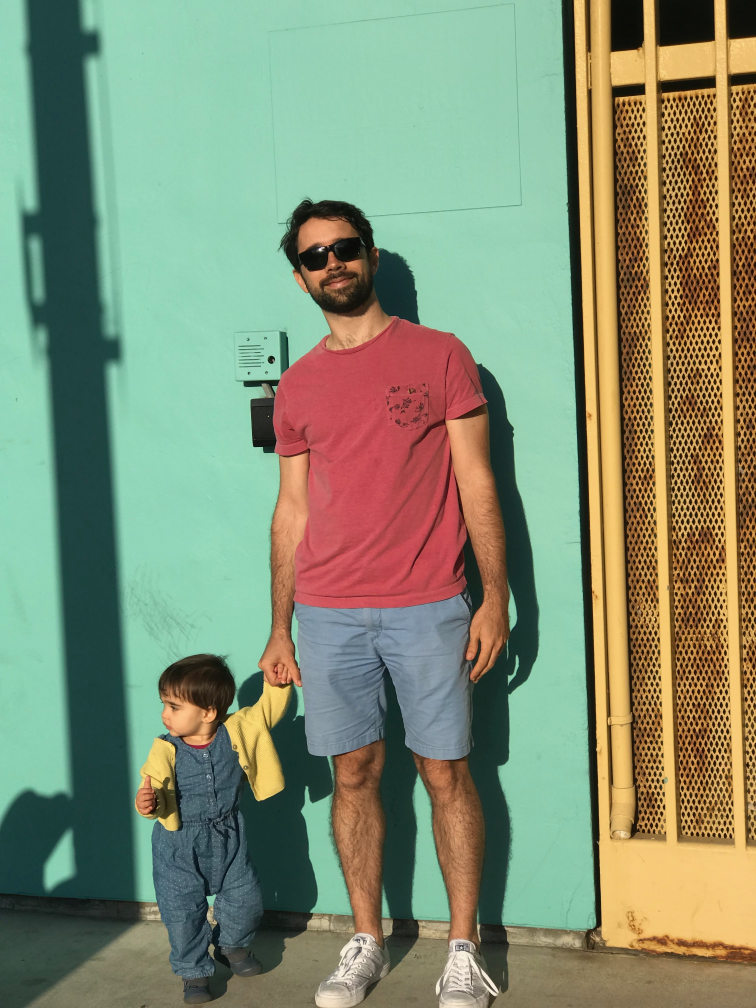
#> input picture samples/person_matthieu.jpg, 3024 x 4032 px (shown at 1/4 size)
$ jupyter execute --allow-errors guided_filter.ipynb   (shell and % lines are left out)   (older library calls are emulated)
#> lines starting #> are read from the running program, lines starting #| are printed output that depends on the picture
[cell 1]
import numpy as np
import matplotlib
import matplotlib.pyplot as plt
from PIL import Image
import scipy.misc
from time import time
import coremltools

# Process the input image

- Load the image (color and luminance)
- Predict the classes

[cell 2]
# Load the image
img_rgb = Image.open('../samples/person_matthieu.jpg')
#> img_rgb is the input picture: PIL image 3024x4032 RGB; mean R, G, B 131, 141.9, 114.5
img_y = img_rgb.convert('L')
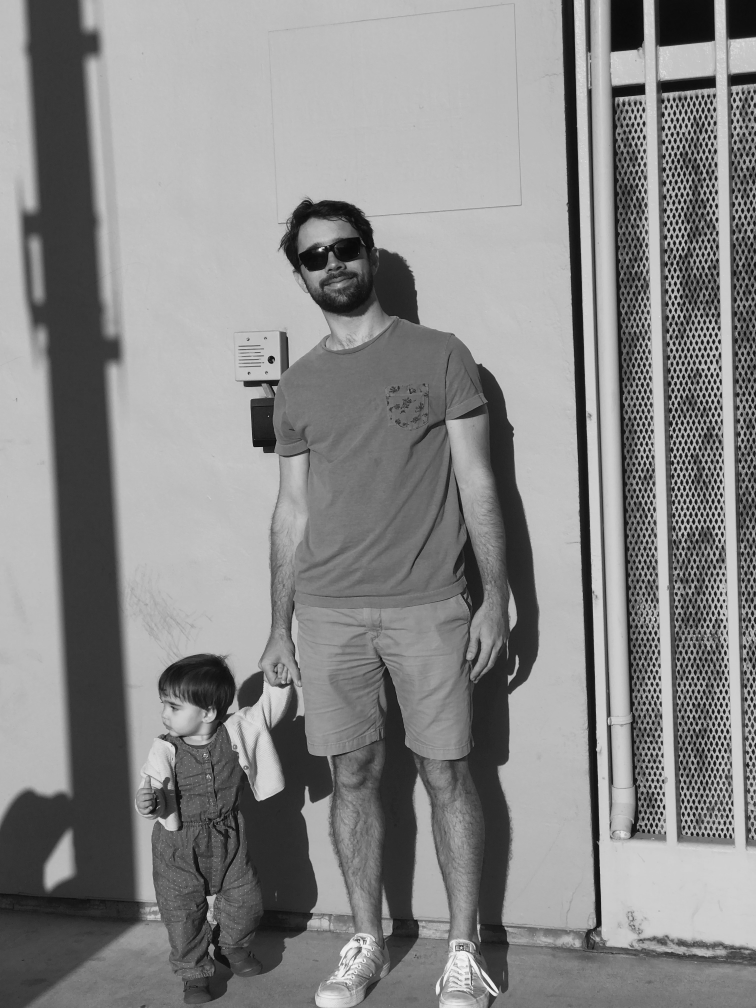
#> img_y: PIL image 3024x4032 L (shown at 1/4 size); min 0, max 250, mean 135.5

# Load the model and it's specs
#> (the rest of this cell did not finish here and is left out)

# Compute the object mask

- Convert images to numpy
- Display statistics

[cell 3]
# Convert images
guide = np.array(img_y).astype(np.float32) / 255.
#> (the rest of this cell did not finish here and is left out)


$ run again, with samples/bird.jpg copied over samples/person_matthieu.jpg
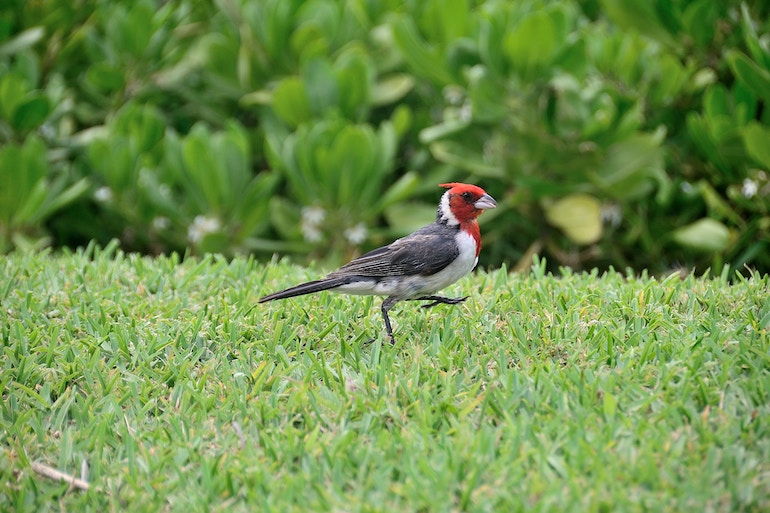
#> input picture samples/bird.jpg, 770 x 513 px
#> img_rgb is the input picture: PIL image 770x513 RGB; mean R, G, B 110.6, 142.9, 75.1
#> `img_y = img_rgb.convert('L')`:
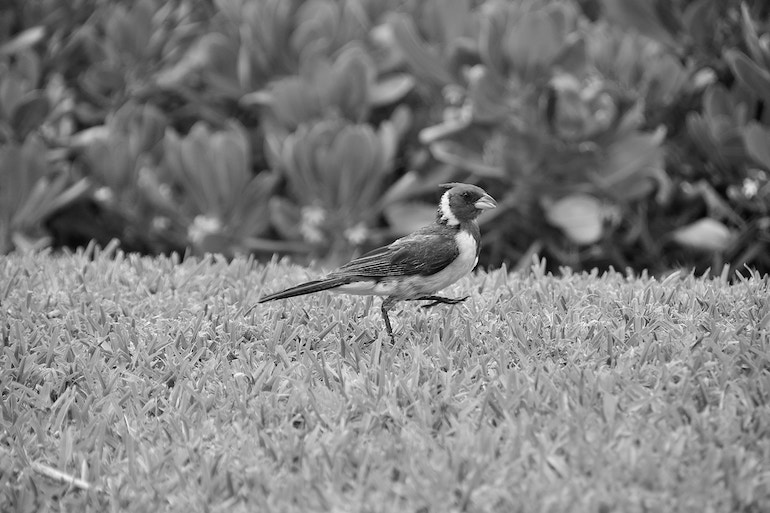
#> img_y: PIL image 770x513 L; min 0, max 252, mean 125.5

$ run again, with samples/boat.jpg copied over samples/person_matthieu.jpg
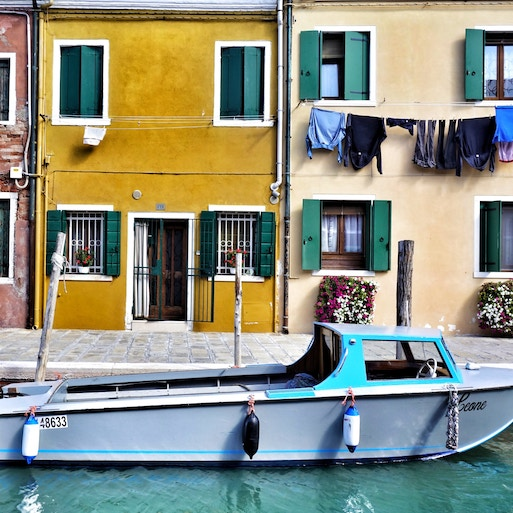
#> input picture samples/boat.jpg, 513 x 513 px
#> img_rgb is the input picture: PIL image 513x513 RGB; mean R, G, B 140.9, 143.7, 127.4
#> `img_y = img_rgb.convert('L')`:
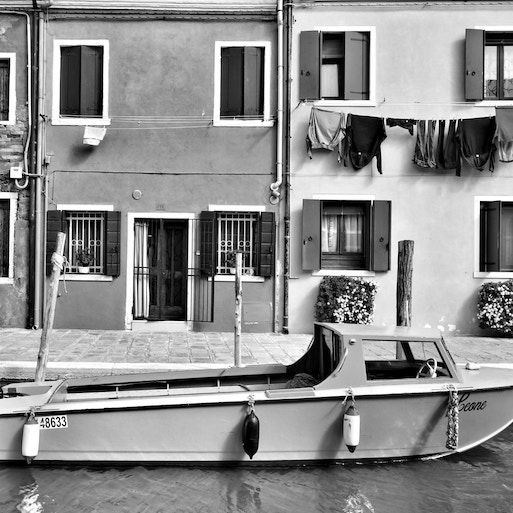
#> img_y: PIL image 513x513 L; min 0, max 255, mean 141
